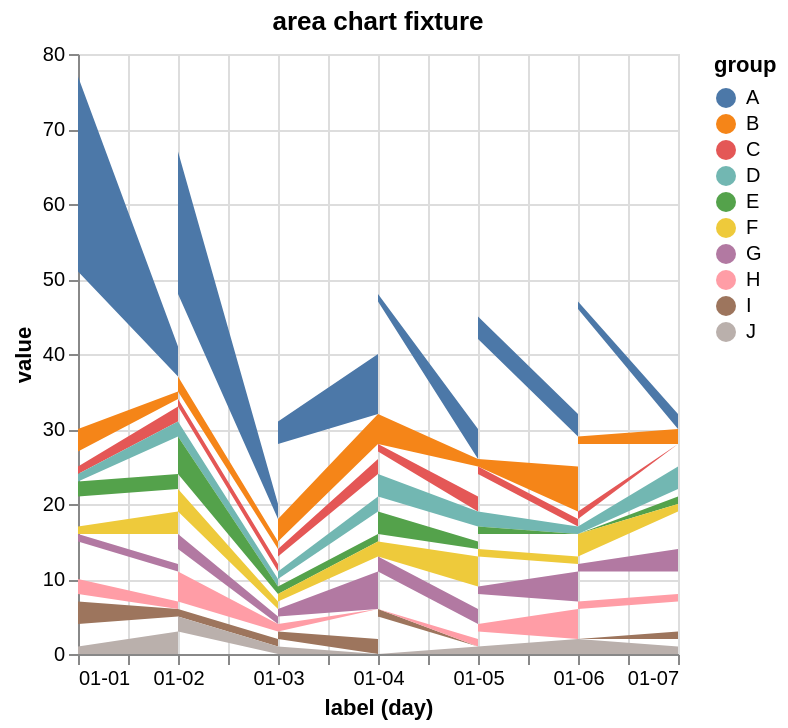

Here is the Vega-Lite specification saved for this chart:
### Vega-Lite specification from a JSON file in a GitHub repository (floating-point values rounded to 4 significant figures; data arrays with more than 128 entries replaced by an {"elided": "..."} marker saying what was removed)
{"$schema": "https://vega.github.io/schema/vega-lite/v5.json", "title": {"text": "area chart fixture"}, "data": {"values": {"elided": "137 records"}}, "mark": "area", "encoding": {"x": {"timeUnit": "utcday", "field": "label", "axis": {"format": "%m-%d"}, "type": "temporal"}, "y": {"field": "value", "type": "quantitative"}, "color": {"field": "group", "type": "nominal"}}}
